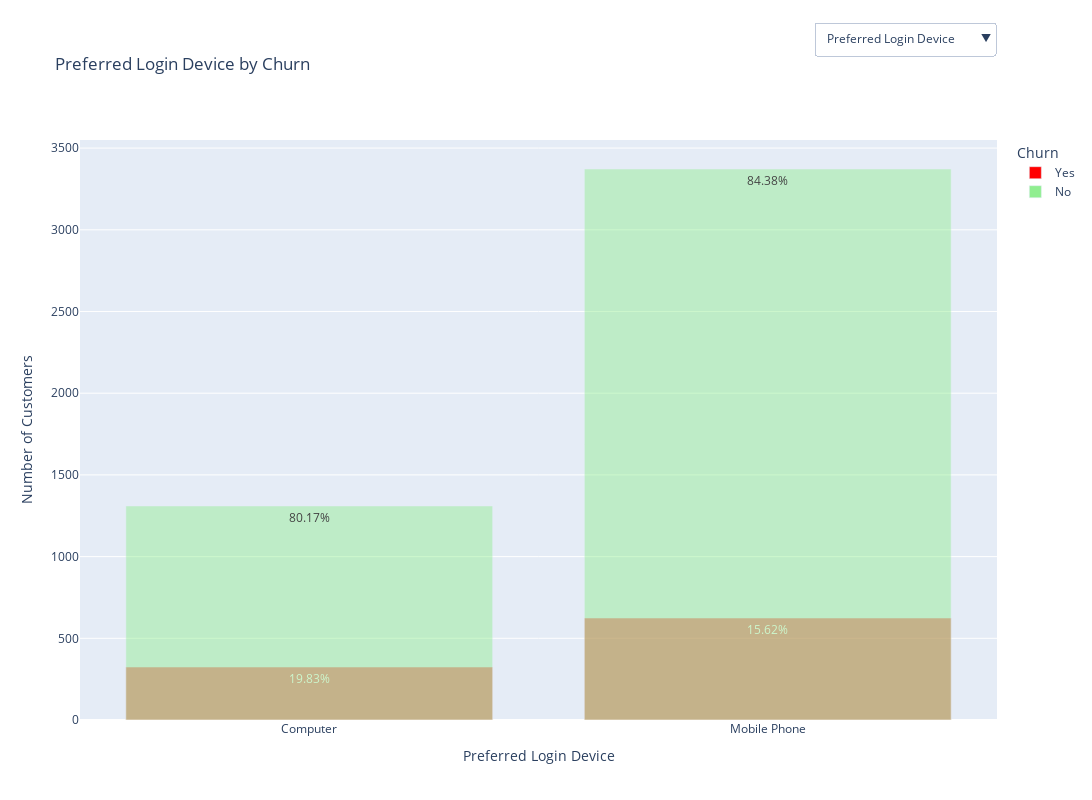

The notebook cell this image was saved under:
### Markdown cell above
### Churn Dynamics - Nominal

### Code cell
fig = go.Figure()

for column in object_columns:
    counts = EC.groupby([column, 'Churn']).size().reset_index(name='count')
    counts = counts.sort_values(by='count', ascending=False)

    # Calculate total counts each category
    totals = counts.groupby(column)['count'].sum().reset_index(name='total_count')
    counts = pd.merge(counts, totals, on=column, suffixes=('', '_total'))
    counts['percentage'] = (counts['count'] / counts['total_count']) * 100
    counts['percentage'] = counts['percentage'].apply(lambda x: f"{x:.2f}")
    counts = counts.sort_values(by=[column, 'Churn'], ascending=[True, False])

    # Create a bar chart for the current column
    for churn_value in counts['Churn'].unique():
        churn_counts = counts[counts['Churn'] == churn_value]
        fig.add_trace(
            go.Bar(
                x=churn_counts[column],
                y=churn_counts['count'],
                name='Yes' if churn_value == True else 'No',
                text=churn_counts['percentage'] + '%',
                hoverinfo='text+y',
                marker=dict(color='red' if churn_value == True else 'lightgreen', opacity=0.45),
                hovertemplate=(
                    f'<b>{column}</b>: %{{x}}<br>' +
                    'Number of Customers: %{y}<br>' +
                    'Percentage: %{text}'
                ),
                visible=False,
                showlegend=True
            )
        )

# Make the first set of traces (one for each Churn value) visible by default
num_churn_values = len(EC['Churn'].unique())
for trace in fig.data[:num_churn_values]:
    trace.visible = True

# Create dropdown buttons for each trace
buttons = []
for i, column in enumerate(object_columns):
    visibility = [False] * len(fig.data)
    start_idx = i * num_churn_values
    for j in range(num_churn_values):
        visibility[start_idx + j] = True
    buttons.append(dict(
        method='update',
        label=split_on_capitals(column),
        args=[{'visible': visibility},
              {'title': f'{split_on_capitals(column)} by Churn Status',
               'xaxis': {'title': split_on_capitals(column)}}]  # Update x-axis title dynamically
               ))


# Add dropdown menu to the layout
fig.update_layout(
    updatemenus=[dict(
        buttons=buttons,
        direction="down",
        pad={"r": 10, "t": 10},
        showactive=True,
        active=0,
        x=0.80,
        xanchor='left',
        y=1.22,
        yanchor='top'
    )],
    title=f'{split_on_capitals(object_columns[0])} by Churn',
    xaxis_title=split_on_capitals(object_columns[0]),
    yaxis_title='Number of Customers',
    barmode='overlay',
    legend=dict(
        title='Churn'
    ),
    width=1200,  # 12 inches * 100 pixels per inch
    height=800
)

# Display the plot
fig.show()

### Figure 1 — Plotly figure (JSON) as saved in the notebook; plotly's stock layout.template omitted (floating-point values rounded to 4 significant figures)
{"data": [{"hoverinfo": "text+y", "hovertemplate": "<b>PreferredLoginDevice</b>: %{x}<br>Number of Customers: %{y}<br>Percentage: %{text}", "marker": {"color": "red", "opacity": 0.45}, "name": "Yes", "showlegend": true, "text": ["19.83%", "15.62%"], "type": "bar", "visible": true, "x": ["Computer", "Mobile Phone"], "y": [324, 624]}, {"hoverinfo": "text+y", "hovertemplate": "<b>PreferredLoginDevice</b>: %{x}<br>Number of Customers: %{y}<br>Percentage: %{text}", "marker": {"color": "lightgreen", "opacity": 0.45}, "name": "No", "showlegend": true, "text": ["80.17%", "84.38%"], "type": "bar", "visible": true, "x": ["Computer", "Mobile Phone"], "y": [1310, 3372]}, {"hoverinfo": "text+y", "hovertemplate": "<b>PreferredPaymentMode</b>: %{x}<br>Number of Customers: %{y}<br>Percentage: %{text}", "marker": {"color": "red", "opacity": 0.45}, "name": "Yes", "showlegend": true, "text": ["24.90%", "14.21%", "15.38%", "22.80%", "17.39%"], "type": "bar", "visible": false, "x": ["Cash on Delivery", "Credit Card", "Debit Card", "E wallet", "UPI"], "y": [128, 252, 356, 140, 72]}, {"hoverinfo": "text+y", "hovertemplate": "<b>PreferredPaymentMode</b>: %{x}<br>Number of Customers: %{y}<br>Percentage: %{text}", "marker": {"color": "lightgreen", "opacity": 0.45}, "name": "No", "showlegend": true, "text": ["75.10%", "85.79%", "84.62%", "77.20%", "82.61%"], "type": "bar", "visible": false, "x": ["Cash on Delivery", "Credit Card", "Debit Card", "E wallet", "UPI"], "y": [386, 1522, 1958, 474, 342]}, {"hoverinfo": "text+y", "hovertemplate": "<b>Gender</b>: %{x}<br>Number of Customers: %{y}<br>Percentage: %{text}", "marker": {"color": "red", "opacity": 0.45}, "name": "Yes", "showlegend": true, "text": ["15.49%", "17.73%"], "type": "bar", "visible": false, "x": ["Female", "Male"], "y": [348, 600]}, {"hoverinfo": "text+y", "hovertemplate": "<b>Gender</b>: %{x}<br>Number of Customers: %{y}<br>Percentage: %{text}", "marker": {"color": "lightgreen", "opacity": 0.45}, "name": "No", "showlegend": true, "text": ["84.51%", "82.27%"], "type": "bar", "visible": false, "x": ["Female", "Male"], "y": [1898, 2784]}, {"hoverinfo": "text+y", "hovertemplate": "<b>PreferedOrderCat</b>: %{x}<br>Number of Customers: %{y}<br>Percentage: %{text}", "marker": {"color": "red", "opacity": 0.45}, "name": "Yes", "showlegend": true, "text": ["15.50%", "4.88%", "10.24%", "27.40%", "7.58%"], "type": "bar", "visible": false, "x": ["Fashion", "Grocery", "Laptop & Accessory", "Mobile Phone", "Others"], "y": [128, 20, 210, 570, 20]}, {"hoverinfo": "text+y", "hovertemplate": "<b>PreferedOrderCat</b>: %{x}<br>Number of Customers: %{y}<br>Percentage: %{text}", "marker": {"color": "lightgreen", "opacity": 0.45}, "name": "No", "showlegend": true, "text": ["84.50%", "95.12%", "89.76%", "72.60%", "92.42%"], "type": "bar", "visible": false, "x": ["Fashion", "Grocery", "Laptop & Accessory", "Mobile Phone", "Others"], "y": [698, 390, 1840, 1510, 244]}, {"hoverinfo": "text+y", "hovertemplate": "<b>MaritalStatus</b>: %{x}<br>Number of Customers: %{y}<br>Percentage: %{text}", "marker": {"color": "red", "opacity": 0.45}, "name": "Yes", "showlegend": true, "text": ["14.62%", "11.52%", "26.73%"], "type": "bar", "visible": false, "x": ["Divorced", "Married", "Single"], "y": [124, 344, 480]}, {"hoverinfo": "text+y", "hovertemplate": "<b>MaritalStatus</b>: %{x}<br>Number of Customers: %{y}<br>Percentage: %{text}", "marker": {"color": "lightgreen", "opacity": 0.45}, "name": "No", "showlegend": true, "text": ["85.38%", "88.48%", "73.27%"], "type": "bar", "visible": false, "x": ["Divorced", "Married", "Single"], "y": [724, 2642, 1316]}], "layout": {"barmode": "overlay", "height": 800, "legend": {"title": {"text": "Churn"}}, "title": {"text": "Preferred Login Device by Churn"}, "updatemenus": [{"active": 0, "buttons": [{"args": [{"visible": [true, true, false, false, false, false, false, false, false, false]}, {"title": "Preferred Login Device by Churn Status", "xaxis": {"title": "Preferred Login Device"}}], "label": "Preferred Login Device", "method": "update"}, {"args": [{"visible": [false, false, true, true, false, false, false, false, false, false]}, {"title": "Preferred Payment Mode by Churn Status", "xaxis": {"title": "Preferred Payment Mode"}}], "label": "Preferred Payment Mode", "method": "update"}, {"args": [{"visible": [false, false, false, false, true, true, false, false, false, false]}, {"title": "Gender by Churn Status", "xaxis": {"title": "Gender"}}], "label": "Gender", "method": "update"}, {"args": [{"visible": [false, false, false, false, false, false, true, true, false, false]}, {"title": "Prefered Order Cat by Churn Status", "xaxis": {"title": "Prefered Order Cat"}}], "label": "Prefered Order Cat", "method": "update"}, {"args": [{"visible": [false, false, false, false, false, false, false, false, true, true]}, {"title": "Marital Status by Churn Status", "xaxis": {"title": "Marital Status"}}], "label": "Marital Status", "method": "update"}], "direction": "down", "pad": {"r": 10, "t": 10}, "showactive": true, "x": 0.8, "xanchor": "left", "y": 1.22, "yanchor": "top"}], "width": 1200, "xaxis": {"title": {"text": "Preferred Login Device"}}, "yaxis": {"title": {"text": "Number of Customers"}}}}
